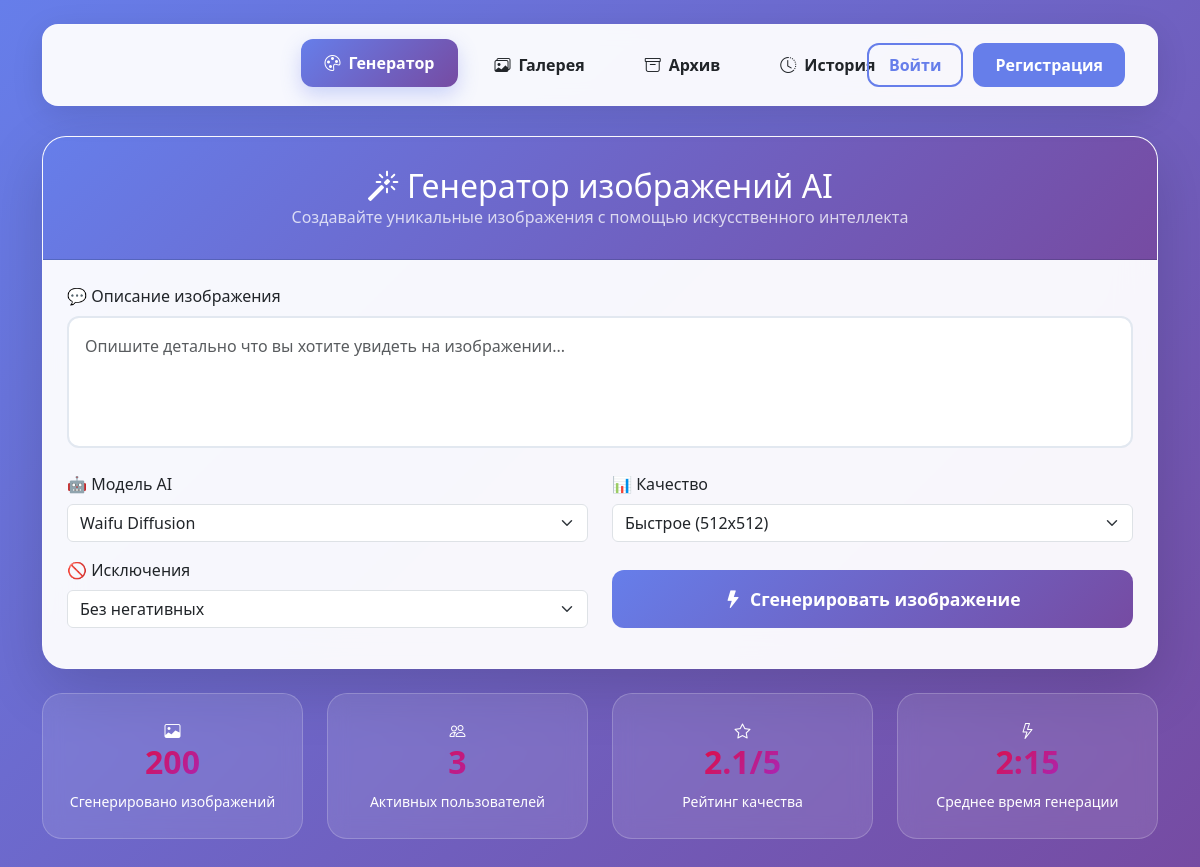
Before: / with the older database file.
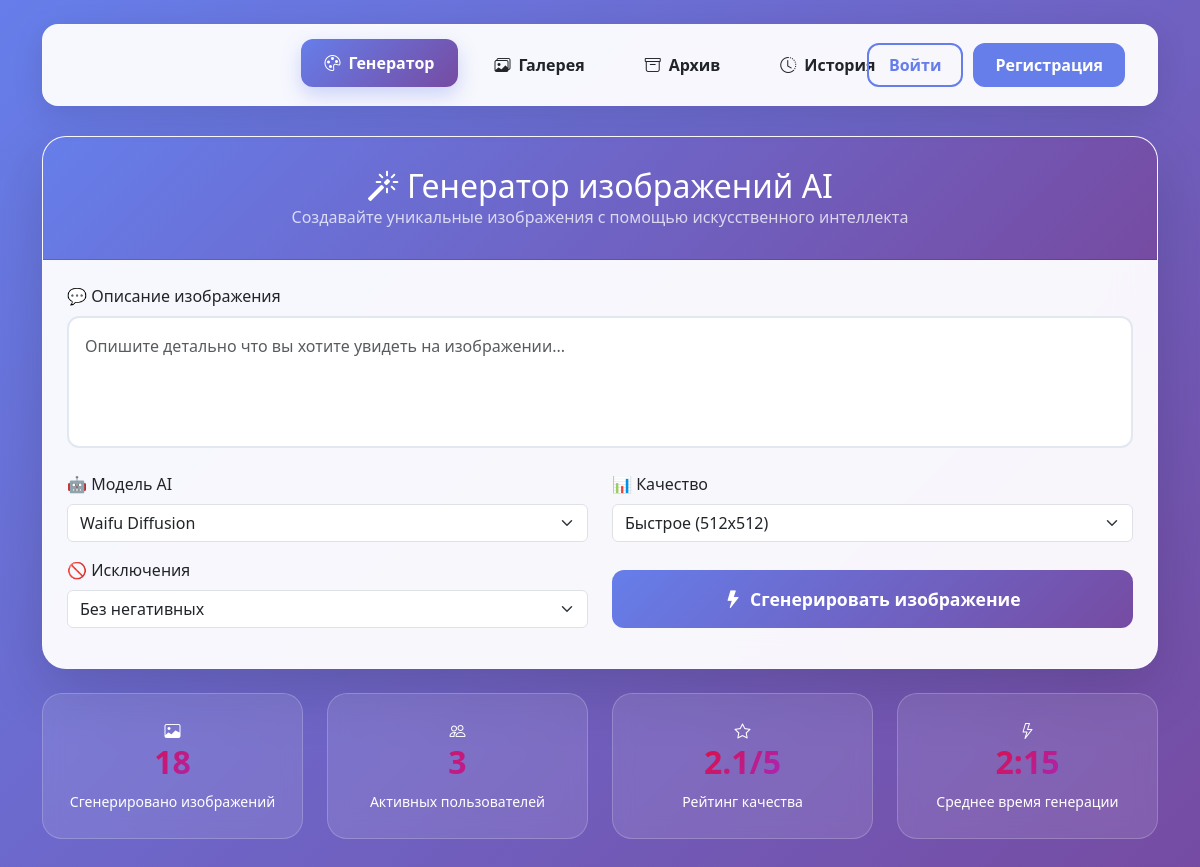
After: the same page with the newer database file.
### image_generator/models.py (models this page shows, shortened)
class ModelSettings(models.Model):
    name = models.CharField(max_length=100)
    model_id = models.CharField(max_length=200)
    style = models.CharField(max_length=50)
    is_active = models.BooleanField(default=True)
    created_at = models.DateTimeField(auto_now_add=True)

### image_generator/views.py (the view, shortened to what this page needs)
# urls.py: path('', views.index, name='index'),
def index(request):
    global current_pipe, current_model
    image_url = None
    error = None
    stats = SiteStats.get_stats()
    context = {
        'models': get_models(),
        'quality_presets': get_quality_presets(),
        'negative_prompts': NEGATIVE_PROMPTS,
        'image_url': image_url,
        'error': error,
        'total_generated': stats.total_generated
    }
    return render(request, 'index.html', context)

### image_generator/context_processors.py (called while the page is built, shortened)
def user_profile(request):
    return {}

### image_generator/models.py (called while the page is built)
    @classmethod
    def get_stats(cls):
        stats, created = cls.objects.get_or_create(pk=1)
        return stats

### templates/index.html (shortened to what this page needs)
<!DOCTYPE html>
<html lang="ru">
<head>
    <link href="https://cdn.jsdelivr.net/npm/bootstrap@5.3.2/dist/css/bootstrap.min.css" rel="stylesheet">
    <link href="https://cdn.jsdelivr.net/npm/bootstrap-icons@1.11.1/font/bootstrap-icons.css" rel="stylesheet">
</head>
<body class="gradient-bg">
<div class="container py-4">
    <nav class="nav-custom">
        <div class="nav-center">
            <div class="nav nav-pills">
                <a class="nav-link active" href="/">
                    <i class="bi bi-palette me-2"></i>Генератор
                </a>
                <a class="nav-link text-dark" href="/gallery/">
                    <i class="bi bi-images me-2"></i>Галерея
                </a>
                <a class="nav-link text-dark" href="/archive/">
                    <i class="bi bi-archive me-2"></i>Архив
                </a>
                <a class="nav-link text-dark" href="/history/">
                    <i class="bi bi-clock-history me-2"></i>История
                </a>
            </div>
            <div class="user-dropdown">
                {% if user.is_authenticated %}
                    <div class="dropdown">
                        <button class="btn user-dropdown-toggle dropdown-toggle" type="button" id="userDropdown"
                                data-bs-toggle="dropdown" aria-expanded="false">
                            {% if user.avatar %}
                                <img src="{{ user.avatar.url }}" class="user-avatar" alt="Аватар">
                            {% else %}
                                <div class="user-avatar-placeholder">
                                    {{ user.username|first|upper }}
                                </div>
                            {% endif %}
                            <span>{{ user.username }}</span>
                        </button>
                        <ul class="dropdown-menu dropdown-menu-end" aria-labelledby="userDropdown">
                            <li>
                                <div class="user-info">
                                    <div class="user-name">{{ user.get_full_name|default:user.username }}</div>
                                    <div class="user-email">{{ user.email|default:"Email не указан" }}</div>
                                </div>
                            </li>
                            <li><a class="dropdown-item" href="{% url 'profile' %}">
                                <i class="bi bi-person-circle"></i>Мой профиль
                            </a></li>
                            <li><a class="dropdown-item" href="{% url 'profile' %}">
                                <i class="bi bi-gear"></i>Настройки аккаунта
                            </a></li>
                            {% if user.is_staff %}
                            <li><a class="dropdown-item" href="{% url 'user_list' %}">
                                <i class="bi bi-people"></i>Управление пользователями
                            </a></li>
                            {% endif %}
                            <li>
                                <hr class="dropdown-divider">
                            </li>
                            <li><a class="dropdown-item" href="{% url 'logout' %}">
                                <i class="bi bi-box-arrow-right"></i>Выйти
                            </a></li>
                        </ul>
                    </div>
                {% else %}
                    <div class="auth-buttons">
                        <a href="{% url 'login' %}" class="auth-btn">Войти</a>
                        <a href="{% url 'register' %}" class="auth-btn auth-btn-primary">Регистрация</a>
                    </div>
                {% endif %}
            </div>
        </div>
    </nav>
    <div class="card main-card">
        <div class="card-header card-header-custom text-center">
            <h1 class="h2 mb-0">
                <i class="bi bi-magic me-2"></i>Генератор изображений AI
            </h1>
            <p class="mb-0 opacity-75">Создавайте уникальные изображения с помощью искусственного интеллекта</p>
        </div>
        <div class="card-body p-4">
            <form onsubmit="startGeneration(); return false;">
                <div class="row">
                    <div class="col-12 mb-4">
                        <label class="form-label">💬 Описание изображения</label>
                        <textarea name="prompt" class="form-control prompt-textarea"
                                  placeholder="Опишите детально что вы хотите увидеть на изображении..."
                                  rows="4" required></textarea>
                    </div>
                    <div class="col-md-6 mb-3">
                        <label class="form-label">🤖 Модель AI</label>
                        <select name="model" class="form-select">
                            {% for key, model in models.items %}
                                <option value="{{ key }}">{{ model.name }}</option>
                            {% endfor %}
                        </select>
                    </div>
                    <div class="col-md-6 mb-3">
                        <label class="form-label">📊 Качество</label>
                        <select name="quality" class="form-select">
                            {% for key, quality in quality_presets.items %}
                                <option value="{{ key }}">{{ quality.name }}
                                    ({{ quality.width }}x{{ quality.height }})
                                </option>
                            {% endfor %}
                        </select>
                    </div>
                    <div class="col-md-6 mb-3">
                        <label class="form-label">🚫 Исключения</label>
                        <select name="negative" class="form-select">
                            {% for key, negative in negative_prompts.items %}
                                <option value="{{ key }}">{{ negative.name }}</option>
                            {% endfor %}
                        </select>
                    </div>
                    <div class="col-md-6 mb-3 d-flex align-items-end">
                        <button type="submit" class="btn generate-btn w-100">
                            <i class="bi bi-lightning-fill me-2"></i>Сгенерировать изображение
                        </button>
                    </div>
                </div>
            </form>
        </div>
    </div>
    <div class="row mt-4 text-center">
        <div class="col-md-3 mb-3">
            <div class="stats-card">
                <i class="bi bi-image stats-icon"></i>
                <h4 class="stats-number" id="generated-count">{{ total_generated }}</h4>
                <small>Сгенерировано изображений</small>
            </div>
        </div>
        <div class="col-md-3 mb-3">
            <div class="stats-card">
                <i class="bi bi-people stats-icon"></i>
                <h4 class="stats-number">3</h4>
                <small>Активных пользователей</small>
            </div>
        </div>
        <div class="col-md-3 mb-3">
            <div class="stats-card">
                <i class="bi bi-star stats-icon"></i>
                <h4 class="stats-number">2.1/5</h4>
                <small>Рейтинг качества</small>
            </div>
        </div>
        <div class="col-md-3 mb-3">
            <div class="stats-card">
                <i class="bi bi-lightning stats-icon"></i>
                <h4 class="stats-number">2:15</h4>
                <small>Среднее время генерации</small>
            </div>
        </div>
    </div>
</div>
</body>
</html>

### templates/index.html (style rules this page uses)
.gradient-bg { background: linear-gradient(135deg, #667eea 0%, #764ba2 100%); min-height: 100vh; }
.main-card { background: rgba(255, 255, 255, 0.95); backdrop-filter: blur(20px); border-radius: 24px; box-shadow: 0 20px 60px rgba(0, 0, 0, 0.15); border: 1px solid rgba(255, 255, 255, 0.3); overflow: hidden; }
.nav-custom { background: rgba(255, 255, 255, 0.95); backdrop-filter: blur(10px); border-radius: 16px; padding: 16px; margin-bottom: 30px; box-shadow: 0 8px 32px rgba(0, 0, 0, 0.1); border: 1px solid rgba(255, 255, 255, 0.2); position: relative; z-index: 1000; }
.nav-custom .nav-link { border-radius: 12px; margin: 0 6px; font-weight: 600; transition: all 0.3s cubic-bezier(0.4, 0, 0.2, 1); color: #4a5568; padding: 12px 24px; }
.nav-custom .nav-link.active { background: linear-gradient(135deg, #667eea, #764ba2); color: white; transform: translateY(-2px); box-shadow: 0 8px 20px rgba(102, 126, 234, 0.3); }
.user-dropdown { position: absolute; right: 16px; top: 50%; transform: translateY(-50%); }
.prompt-textarea { border-radius: 12px; border: 2px solid #e2e8f0; transition: all 0.3s ease; resize: none; padding: 16px; font-size: 1rem; }
.generate-btn { background: linear-gradient(135deg, #667eea, #764ba2); border: none; border-radius: 12px; padding: 16px 32px; font-weight: 600; font-size: 1.1rem; transition: all 0.3s ease; color: white; }
.card-header-custom { background: linear-gradient(135deg, #667eea 0%, #764ba2 100%); color: white; padding: 30px 40px; }
.stats-card { background: rgba(255, 255, 255, 0.1); backdrop-filter: blur(10px); border-radius: 20px; padding: 25px; text-align: center; border: 1px solid rgba(255, 255, 255, 0.2); color: white; }
.stats-number { font-size: 2rem; font-weight: 800; background: linear-gradient(135deg, #ff0000, #8535ff); -webkit-background-clip: text; -webkit-text-fill-color: transparent; }
.nav-center { display: flex; justify-content: center; align-items: center; width: 100%; position: relative; }
.auth-buttons { display: flex; gap: 10px; }
.auth-btn { border: 2px solid #667eea; background: transparent; color: #667eea; padding: 8px 20px; border-radius: 12px; font-weight: 600; transition: all 0.3s ease; text-decoration: none; }
.auth-btn-primary { background: #667eea; color: white; }

Changed rows visible on the page:
added ModelSettings: model "Waifu Diffusion"
Other visible differences:
{{ total_generated }}: "200" → "18"
form field model: "Waifu Diffusion" → (not shown)
